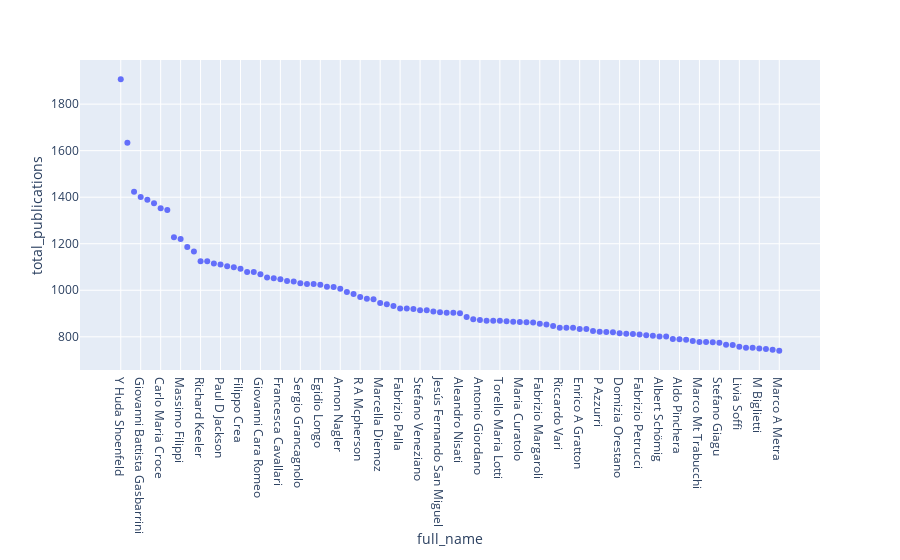

Notebook code for this chart:
### Code cell
px.scatter(df, x="full_name", y="total_publications", hover_name="full_name", 
           hover_data=['id', 'total_publications'], 
           height=600, title="")

### Figure 1 — Plotly figure (JSON) as saved in the notebook; plotly's stock layout.template omitted (floating-point values rounded to 4 significant figures; data arrays with more than 128 entries replaced by an {"elided": "..."} marker saying what was removed)
{"data": [{"customdata": {"elided": "100x2 mixed values"}, "hoverlabel": {"namelength": 0}, "hovertemplate": "<b>%{hovertext}</b><br><br>full_name=%{x}<br>total_publications=%{customdata[1]}<br>id=%{customdata[0]}", "hovertext": ["Y Huda Shoenfeld", "Antonio Gasbarrini", "Claus Detlef Claussen", "Giovanni Battista Gasbarrini", "Alfred W B Forchel", "Thomas Felix Lüscher", "Carlo Maria Croce", "Giovanni Scambia", "Gian Carlo Comi", "Massimo Filippi", "Gregory Y H Lip", "Sandro De Cecco", "Richard Keeler", "David Lester", "Claudia Patrignani", "Paul D Jackson", "Shahram Rahatlou", "Maurizio Pierini", "Filippo Crea", "Guido Emilio Tonelli", "Franco Ligabue", "Giovanni Cara Romeo", "Maria A Ciocci", "Giorgio Bernardi", "Francesca Cavallari", "David P C Sankey", "Mario Rizzetto", "Sergio Grancagnolo", "Stefano Bianco", "Bruno Dallapiccola", "Egidio Longo", "Paolo-Maria Rossini", "Paolo Spagnolo", "Arnon Nagler", "Gaetano Thiene", "Nicholas John White", "R A Mcpherson", "Franco Locatelli", "John T M Baines", "Marcella Diemoz", "Mario Cazzola", "Cristina Tuve", "Fabrizio Palla", "Antonino Zichichi", "Francesco Safai Tehrani", "Stefano Veneziano", "Norman H March", "Andrea Riccardo Genazzani", "Jesús Fernando San Miguel", "Carlo Francesco Caltagirone", "Guido Costamagna", "Aleandro Nisati", "Nicholas J Talley", "Chang-Seong Moon", "Antonio Giordano", "Michel Lefebvre", "Andrea Giammanco", "Torello Maria Lotti", "Hugo Karel Van Aken", "Stefano Colafranceschi", "Maria Curatolo", "Andrea Rizzi", "Antonio Policicchio", "Fabrizio Margaroli", "Massimo Volpe", "Ivano Bertini", "Riccardo Vari", "Armin Nairz", "René R F Frydman", "Enrico A Gratton", "Jet-Efda Contributors", "Ashley B Grossman", "P Azzurri", "Domenico Ribatti", "Mihai Gheorghiade", "Domizia Orestano", "Paolo Meridiani", "S Monzani", "Fabrizio Petrucci", "Adriano Piattelli", "Michele Baccarani", "Albert Schömig", "Tommaso Boccali", "Giuseppe Leone", "Aldo Pinchera", "Paolo Camarri", "Kari T Rissanen", "Marco Mt Trabucchi", "Franco Mandelli", "Carmine Zoccali", "Stefano Giagu", "Alexis Brice", "Maurizio Ferrari", "Livia Soffi", "B Di Micco", "Stefano P Cascinu", "M Biglietti", "Rostislav V Konoplich", "Francesco Fiori", "Marco A Metra"], "legendgroup": "", "marker": {"color": "#636efa", "symbol": "circle"}, "mode": "markers", "name": "", "showlegend": false, "type": "scatter", "uid": "c4225eda-39ab-41e2-b7b2-a18cb8871d2e", "x": ["Y Huda Shoenfeld", "Antonio Gasbarrini", "Claus Detlef Claussen", "Giovanni Battista Gasbarrini", "Alfred W B Forchel", "Thomas Felix Lüscher", "Carlo Maria Croce", "Giovanni Scambia", "Gian Carlo Comi", "Massimo Filippi", "Gregory Y H Lip", "Sandro De Cecco", "Richard Keeler", "David Lester", "Claudia Patrignani", "Paul D Jackson", "Shahram Rahatlou", "Maurizio Pierini", "Filippo Crea", "Guido Emilio Tonelli", "Franco Ligabue", "Giovanni Cara Romeo", "Maria A Ciocci", "Giorgio Bernardi", "Francesca Cavallari", "David P C Sankey", "Mario Rizzetto", "Sergio Grancagnolo", "Stefano Bianco", "Bruno Dallapiccola", "Egidio Longo", "Paolo-Maria Rossini", "Paolo Spagnolo", "Arnon Nagler", "Gaetano Thiene", "Nicholas John White", "R A Mcpherson", "Franco Locatelli", "John T M Baines", "Marcella Diemoz", "Mario Cazzola", "Cristina Tuve", "Fabrizio Palla", "Antonino Zichichi", "Francesco Safai Tehrani", "Stefano Veneziano", "Norman H March", "Andrea Riccardo Genazzani", "Jesús Fernando San Miguel", "Carlo Francesco Caltagirone", "Guido Costamagna", "Aleandro Nisati", "Nicholas J Talley", "Chang-Seong Moon", "Antonio Giordano", "Michel Lefebvre", "Andrea Giammanco", "Torello Maria Lotti", "Hugo Karel Van Aken", "Stefano Colafranceschi", "Maria Curatolo", "Andrea Rizzi", "Antonio Policicchio", "Fabrizio Margaroli", "Massimo Volpe", "Ivano Bertini", "Riccardo Vari", "Armin Nairz", "René R F Frydman", "Enrico A Gratton", "Jet-Efda Contributors", "Ashley B Grossman", "P Azzurri", "Domenico Ribatti", "Mihai Gheorghiade", "Domizia Orestano", "Paolo Meridiani", "S Monzani", "Fabrizio Petrucci", "Adriano Piattelli", "Michele Baccarani", "Albert Schömig", "Tommaso Boccali", "Giuseppe Leone", "Aldo Pinchera", "Paolo Camarri", "Kari T Rissanen", "Marco Mt Trabucchi", "Franco Mandelli", "Carmine Zoccali", "Stefano Giagu", "Alexis Brice", "Maurizio Ferrari", "Livia Soffi", "B Di Micco", "Stefano P Cascinu", "M Biglietti", "Rostislav V Konoplich", "Francesco Fiori", "Marco A Metra"], "xaxis": "x", "y": [1907, 1634, 1423, 1401, 1389, 1374, 1353, 1345, 1228, 1220, 1186, 1167, 1125, 1125, 1115, 1111, 1103, 1099, 1093, 1079, 1079, 1069, 1055, 1052, 1047, 1040, 1038, 1030, 1027, 1027, 1024, 1015, 1014, 1006, 993, 984, 971, 963, 961, 945, 940, 932, 922, 922, 919, 914, 914, 909, 905, 903, 903, 901, 885, 875, 872, 869, 869, 869, 867, 865, 864, 863, 861, 856, 853, 846, 839, 839, 839, 834, 833, 825, 822, 821, 820, 815, 813, 812, 810, 807, 805, 801, 801, 790, 789, 787, 782, 778, 778, 776, 774, 766, 765, 757, 753, 753, 750, 748, 744, 740], "yaxis": "y"}], "layout": {"autosize": true, "grid": {"xaxes": ["x"], "xgap": 0.1, "xside": "bottom", "yaxes": ["y"], "ygap": 0.1, "yside": "left"}, "legend": {"tracegroupgap": 0}, "margin": {"t": 60}, "xaxis": {"autorange": true, "range": [-6.057, 105.1], "title": {"text": "full_name"}, "type": "category"}, "yaxis": {"autorange": true, "range": [645.9, 2001.0], "title": {"text": "total_publications"}, "type": "linear"}}}
